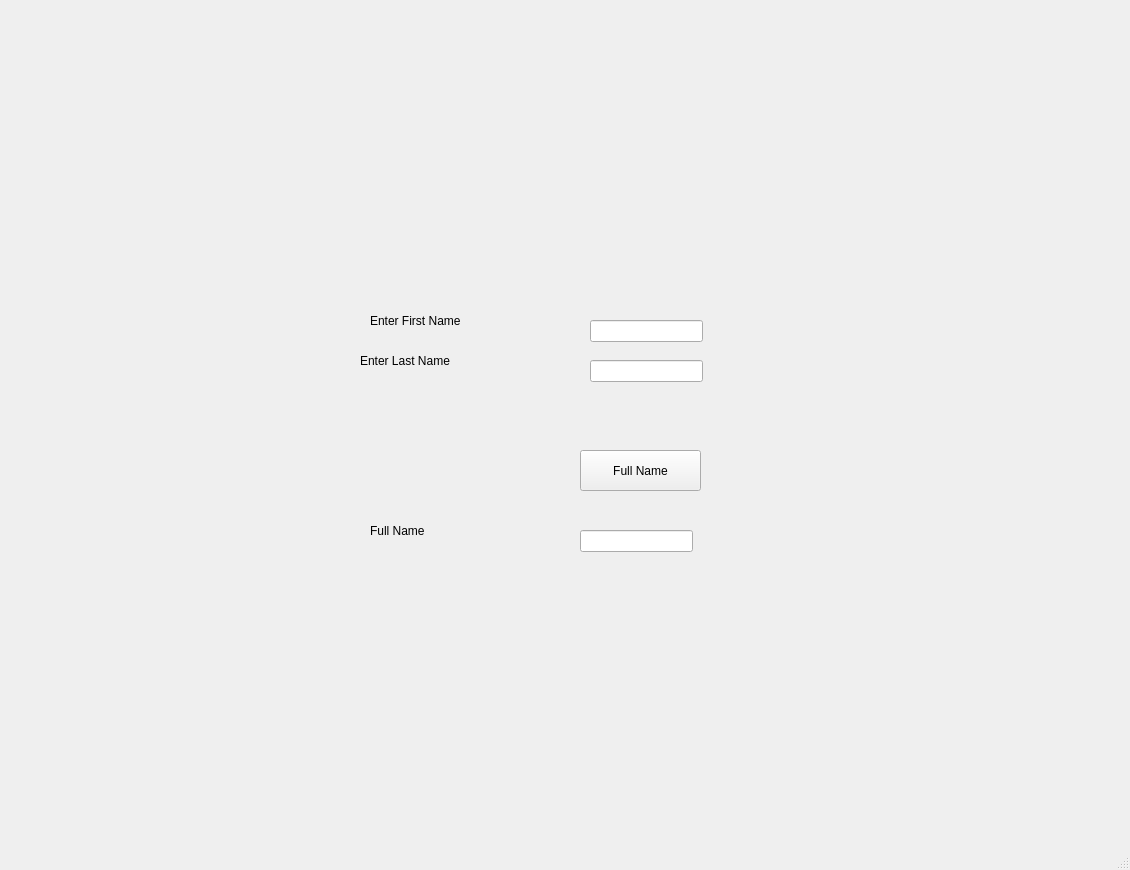
<?xml version="1.0" encoding="UTF-8"?>
<ui version="4.0">
 <class>FullName</class>
 <widget class="QMainWindow" name="FullName">
  <property name="geometry">
   <rect>
    <x>0</x>
    <y>0</y>
    <width>1130</width>
    <height>870</height>
   </rect>
  </property>
  <property name="windowTitle">
   <string>Full Name</string>
  </property>
  <widget class="QWidget" name="centralwidget">
   <widget class="QLabel" name="lblFirstName">
    <property name="geometry">
     <rect>
      <x>370</x>
      <y>300</y>
      <width>131</width>
      <height>41</height>
     </rect>
    </property>
    <property name="font">
     <font>
      <family>Segoe UI</family>
      <pointsize>9</pointsize>
     </font>
    </property>
    <property name="text">
     <string>Enter First Name</string>
    </property>
   </widget>
   <widget class="QLineEdit" name="txtFirstName">
    <property name="geometry">
     <rect>
      <x>590</x>
      <y>320</y>
      <width>113</width>
      <height>22</height>
     </rect>
    </property>
    <property name="font">
     <font>
      <family>Segoe UI</family>
      <pointsize>9</pointsize>
     </font>
    </property>
   </widget>
   <widget class="QLabel" name="lblLastName">
    <property name="geometry">
     <rect>
      <x>360</x>
      <y>340</y>
      <width>131</width>
      <height>41</height>
     </rect>
    </property>
    <property name="font">
     <font>
      <family>Segoe UI</family>
      <pointsize>9</pointsize>
     </font>
    </property>
    <property name="text">
     <string>Enter Last Name</string>
    </property>
   </widget>
   <widget class="QLineEdit" name="txtLastName">
    <property name="geometry">
     <rect>
      <x>590</x>
      <y>360</y>
      <width>113</width>
      <height>22</height>
     </rect>
    </property>
    <property name="font">
     <font>
      <family>Segoe UI</family>
      <pointsize>9</pointsize>
     </font>
    </property>
   </widget>
   <widget class="QPushButton" name="btnFullName">
    <property name="geometry">
     <rect>
      <x>580</x>
      <y>450</y>
      <width>121</width>
      <height>41</height>
     </rect>
    </property>
    <property name="font">
     <font>
      <family>Segoe UI</family>
      <pointsize>9</pointsize>
     </font>
    </property>
    <property name="text">
     <string>Full Name</string>
    </property>
   </widget>
   <widget class="QLabel" name="lblResult">
    <property name="geometry">
     <rect>
      <x>370</x>
      <y>510</y>
      <width>131</width>
      <height>41</height>
     </rect>
    </property>
    <property name="font">
     <font>
      <family>Segoe UI</family>
      <pointsize>9</pointsize>
     </font>
    </property>
    <property name="text">
     <string>Full Name</string>
    </property>
   </widget>
   <widget class="QLineEdit" name="txtResult">
    <property name="geometry">
     <rect>
      <x>580</x>
      <y>530</y>
      <width>113</width>
      <height>22</height>
     </rect>
    </property>
    <property name="font">
     <font>
      <family>Segoe UI</family>
      <pointsize>9</pointsize>
     </font>
    </property>
   </widget>
  </widget>
  <widget class="QMenuBar" name="menubar">
   <property name="geometry">
    <rect>
     <x>0</x>
     <y>0</y>
     <width>1130</width>
     <height>26</height>
    </rect>
   </property>
  </widget>
  <widget class="QStatusBar" name="statusbar"/>
 </widget>
 <resources/>
 <connections/>
</ui>
